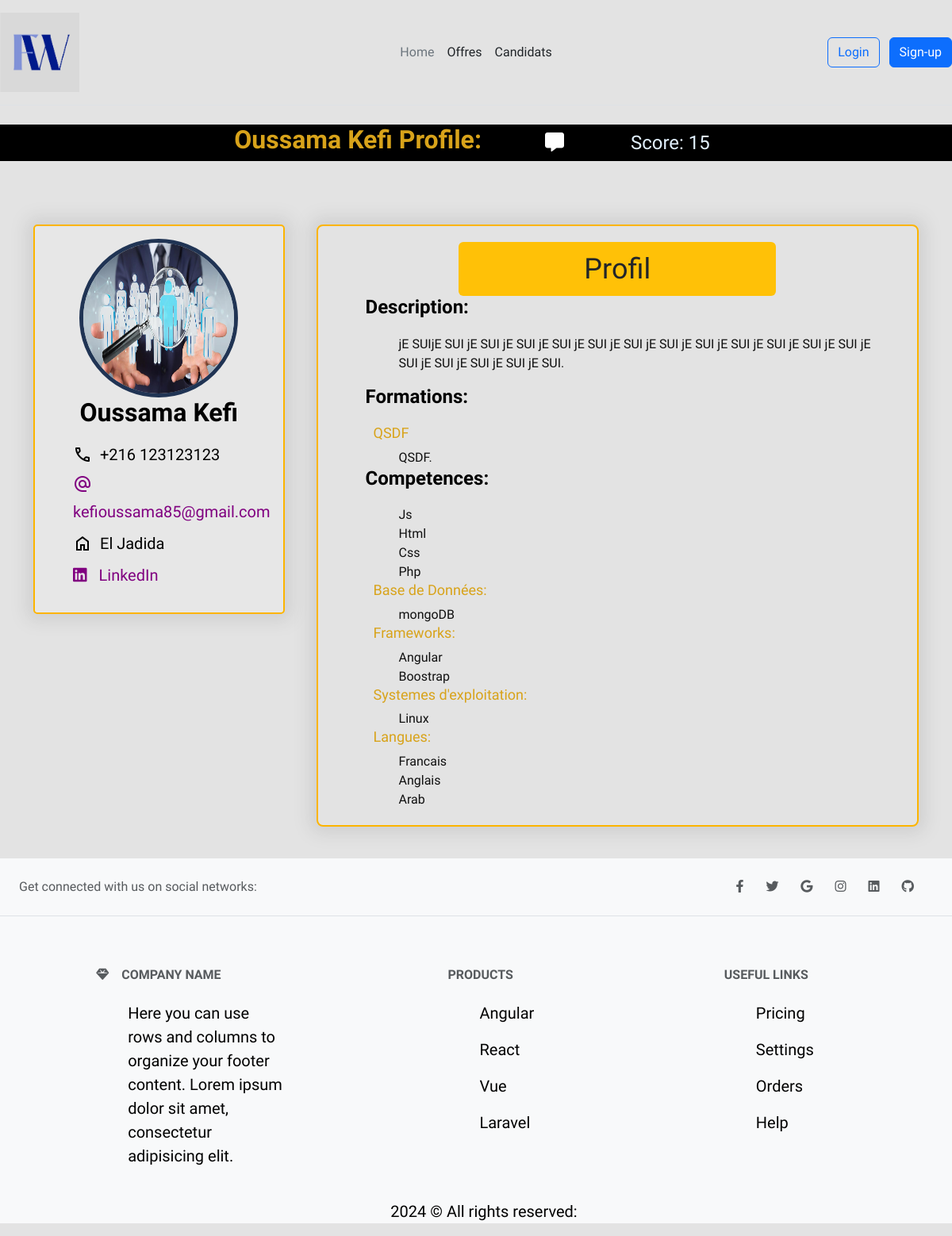
Screenshot of /profil_candidat.php?id=31 with the database file from the repository.
### tables this page shows
CREATE TABLE `candidats` (
  `Id_cand` int(11) NOT NULL,
  `Nom` varchar(30) NOT NULL,
  `Prenom` varchar(30) NOT NULL,
  `Telephone` int(11) NOT NULL,
  `EmailCandidat` text NOT NULL,
  `PasswordCandidat` text NOT NULL,
  `DatedeNaissance` date NOT NULL,
  `Ville` varchar(30) NOT NULL
);

CREATE TABLE `cv` (
  `Id_cv` int(11) NOT NULL,
  `Id_candidat` int(11) NOT NULL,
  `NiveauEtude` text NOT NULL,
  `Score` int(11) NOT NULL,
  `Photo` varchar(20) NOT NULL COMMENT 'Photo du Candidat',
  `Description` text NOT NULL,
  `categorie` text DEFAULT NULL,
  `LinkedIn` text NOT NULL
);

CREATE TABLE `formations` (
  `Id_formation` int(11) NOT NULL,
  `Diplome` varchar(10) NOT NULL,
  `Etablissement` varchar(30) NOT NULL,
  `Ville` varchar(20) NOT NULL,
  `AnneeDebut` year(4) NOT NULL,
  `AnneeFin` year(4) NOT NULL,
  `Id_Candidat` int(11) NOT NULL,
  `Id_cv` int(11) NOT NULL
);

CREATE TABLE `langages_de_programmation` (
  `id_lng_prog` int(11) NOT NULL,
  `Langage` varchar(10) NOT NULL,
  `Id_Candidat` int(11) NOT NULL,
  `Id_cv` int(11) NOT NULL
);

CREATE TABLE `base_de_donnees` (
  `Id_bdd` int(11) NOT NULL,
  `NomBdd` varchar(10) NOT NULL,
  `Id_candidat` int(11) NOT NULL,
  `Id_cv` int(11) NOT NULL
);

CREATE TABLE `frameworks` (
  `Id_framework` int(11) NOT NULL,
  `NomFramework` varchar(10) NOT NULL,
  `Id_Candidat` int(11) NOT NULL,
  `Id_cv` int(11) NOT NULL
);

CREATE TABLE `langues` (
  `Id_langue` int(11) NOT NULL,
  `Langue` varchar(10) NOT NULL,
  `Niveau` varchar(10) NOT NULL,
  `Id_candidat` int(11) NOT NULL,
  `Id_cv` int(11) NOT NULL
);

### includes/functions.inc.php (called while the page is built, shortened)
<?php
function getBaseDeDonnees($cnx, $idcd) {
    $sql = "SELECT * FROM base_de_donnees WHERE Id_candidat = '$idcd'";
    $exec = $cnx->query($sql);
    return $exec->fetchAll();
}
function getFormations($cnx, $idcd) {
    $sql = "SELECT * FROM formations WHERE Id_candidat = '$idcd'";
    $exec = $cnx->query($sql);
    return $exec->fetchAll();
}
function getFrameworks($cnx, $idcd) {
    $sql = "SELECT * FROM frameworks WHERE Id_candidat = '$idcd'";
    $exec = $cnx->query($sql);
    return $exec->fetchAll();
}
function getLangues($cnx, $idcd) {
    $sql = "SELECT * FROM langues WHERE Id_candidat = '$idcd'";
    $exec = $cnx->query($sql);
    return $exec->fetchAll();
}
function getLangagesDeProgrammation($cnx, $idcd) {
    $sql = "SELECT * FROM langages_de_programmation WHERE Id_candidat = '$idcd'";
    $exec = $cnx->query($sql);
    return $exec->fetchAll();
}
function getSystemeDExploitation($cnx, $idcd) {
    $sql = "SELECT * FROM `systeme_d'exploitaion` WHERE Id_candidat = '$idcd'";
    $exec = $cnx->query($sql);
    return $exec->fetchAll();
}
function getPersonalCV($cnx, $idcd) {
    $sql = "SELECT * FROM `cv` WHERE Id_candidat = '$idcd'";
    $exec = $cnx->query($sql);
    return $exec->fetch();
}
function getCandidat($cnx, $idcd){
    $sql = "SELECT * FROM `candidats` WHERE `id_cand` = '$idcd'";
    $sth = $cnx->query($sql);
    $result = $sth->fetchAll();
    return $result;
}
function getLinkedInByUser($cnx, $idcd){
    $sql = "SELECT LinkedIn FROM `cv` WHERE `Id_candidat` = '$idcd'";
    $sth = $cnx->query($sql);
    $result = $sth->fetch();
    return $result;
}

### profil_candidat.php (the view, shortened to what this page needs)
<?php
include "link1.php";
include_once "includes/database_connect.inc.php";
include "includes/functions.inc.php";
?>
<?php
include "header.php";
$id = getCandidatByID($cnx, $_GET['id']);
if(!isset($_SESSION["id_recruteur"]) && !isset($_SESSION["id_admin"]) && !isset($_SESSION["user"])){
if($id["id_cand"] == $_SESSION["id_candidat"]){
    $idcd = $id["id_cand"];
    $self = true;
}
else if(isset($_GET['id'])){
    $idcd = $_GET['id'];
}}
else {
    $idcd = $_GET['id'];
}
$result = getCandidat($cnx, $idcd);
$result3 = getLinkedInByUser($cnx, $idcd);
$zero = "+216 ";
$db = getBaseDeDonnees($cnx, $idcd);
$formations = getFormations($cnx, $idcd);
$framework = getFrameworks($cnx, $idcd);
$langue = getLangues($cnx, $idcd);
$prog = getLangagesDeProgrammation($cnx, $idcd);
$se = getSystemeDExploitation($cnx, $idcd);
$personal = getPersonalCV($cnx, $idcd);
?>
     <div style="    display: flex;
    align-items: center;
    background-color: black;
    justify-content: center;
    gap: 5rem;">
        <?php
        if(isset($_SESSION["user"]))
        {
            ?>
        <h1 id="title">Mon Profile: </h1>
        <?php }else{ ?>
        <h1 id="title"><?php echo  $result[0]["Prenom"]." ".$result[0]["Nom"]; ?> Profile: </h1>
        <?php } ?>
        <div>
           <a href="contact.php"><i id="icon" style="margin-right: 50px;" class="fa-solid fa-message fa-2x"></i></a>
           <span class="score">Score: <?php echo $personal["Score"] ;?></span>
        </div>
    </div>
     <div class="container">
        <div class="info">
            <h1 id="img_title"><img id="profil_pic" src="<?php echo $personal["Photo"] ;?>" alt="photo">
            <?php foreach($result as $row){
                echo $row['Prenom']." ".$row['Nom'] ;
                }?>
            </h1>
            <ul>
                <li><span class="material-symbols-outlined">
                    </span><?php  foreach($result as $row){
                    echo  $zero."".$row['Telephone'];
                     }?></li>
                <li><a href=
                    <?php  foreach($result as $row){
                    echo $row['EmailCandidat'];
                     }?>>
                <span class="material-symbols-outlined">
                    </span>
                    <?php  foreach($result as $row){
                    echo $row['EmailCandidat'];
                     }?></a>
                </li>
                <li><span class="material-symbols-outlined">
                    home </span>
                    <?php  foreach($result as $row){
                    echo $row['Ville'];
                     }?></li>
                <li><a href="
                    <?php echo $result3['LinkedIn'];?>"
                     ><i id="linkedin" style="margin-right: 15px;" class="fa-brands fa-linkedin"></i>LinkedIn</a></li>
            </ul>
        </div>
        <div id="candidat" class="candidat" style="display:block;">
            <div class="options">
                <div><button class="btn" id="profil">Profil</button></a></div>
            </div>
            <div id="div_profil">
                <h1 class="candidat">Description: </h1>
                <p class="cv"><?php echo $personal["Description"] ?>.</p>
                <h1 class="candidat">Formations: </h1>
                <?php foreach($formations as $formation){?>
                <h2 id="h2" class="candidat"><?php echo $formation["Diplome"];?></h2>
                <li class="cv"><?php echo $formation["Etablissement"];}?>.</li>
                <h1 class="candidat">Competences: </h1>
                <h2 class="candidat"><?php foreach($prog as $progr){ ?></h2>
                <li class="cv"><?php echo $progr["Langage"] ;}?></li>
                <h2 class="candidat">Base de Données: </h2>
                <h2 class="candidat"><?php foreach($db as $datab){ ?></h2>
                <li class="cv"><?php echo $datab["NomBdd"] ;}?></li>
                <h2 class="candidat">Frameworks: </h2>
                <h2 class="candidat"><?php foreach($framework as $fram){ ?></h2>
                <li class="cv"><?php echo $fram["NomFramework"] ;}?></li>
                <h2 class="candidat">Systemes d'exploitation: </h2>
                <h2 class="candidat"><?php foreach($se as $sys){ ?></h2>
                <li class="cv"><?php echo $sys["NomSystemeExploitation"] ;}?></li>
                <h2 class="candidat">Langues: </h2>
                <?php foreach($langue as $lng){?>
                    <li class="cv"><?php echo $lng["Langue"] ;}?></li>
            </div>
     </div></div>
<?php
include "footer.php";
?>

### link1.php (shortened to what this page needs)
<!DOCTYPE html>
<html lang="fr">
<head>
<link rel="stylesheet" href="https://cdnjs.cloudflare.com/ajax/libs/font-awesome/6.3.0/css/all.min.css"/>
<link href="https://cdn.jsdelivr.net/npm/bootstrap@5.3.0-alpha1/dist/css/bootstrap.min.css" rel="stylesheet">
<link rel="stylesheet" href="style1.css">

### header.php (shortened to what this page needs)
<header class="d-flex flex-wrap align-items-center justify-content-center justify-content-md-between py-3 mb-4 border-bottom">
  <a href="/" class="d-flex align-items-center col-md-3 mb-2 mb-md-0 text-dark text-decoration-none">
    <img src="Images/logo.jpg" alt="logo" width="100" height="100">
  </a>
  <ul class="nav col-12 col-md-auto mb-2 justify-content-center mb-md-0">
    <li><a href="index.php" class="nav-link px-2 link-secondary">Home</a></li>
    <li><a href="list_offres.php" class="nav-link px-2 link-dark">Offres</a></li>
    <li><a href="list_candidats.php" class="nav-link px-2 link-dark">Candidats</a></li>
    </ul>
  <div class="col-md-3 text-end">
    <?php if(isset($_SESSION["id_candidat"]) || isset($_SESSION["id_recruteur"])|| isset($_SESSION["id_admin"]))
    {
    ?>
    <a href="includes/logout.php" type="button" class="btn btn-outline-primary me-2">Deconnexion</a>
    <?php }else{
    ?>
    <a href="login.php" type="button" class="btn btn-outline-primary me-2">Login</a>
    <a href="typeinscription.php" type="button" class="btn btn-primary">Sign-up</a>
    <?php } ?>
  </div>
</header>

### footer.php
<footer>
    <footer class="text-center text-lg-start bg-light text-muted">
        <section class="d-flex justify-content-center justify-content-lg-between p-4 border-bottom">
            <div class="me-5 d-none d-lg-block">
                <span>Get connected with us on social networks:</span>
            </div>
            <div>
                <a href="" class="me-4 text-reset">
                    <i class="fab fa-facebook-f"></i>
                </a>
                <a href="" class="me-4 text-reset">
                    <i class="fab fa-twitter"></i>
                </a>
                <a href="" class="me-4 text-reset">
                    <i class="fab fa-google"></i>
                </a>
                <a href="" class="me-4 text-reset">
                    <i class="fab fa-instagram"></i>
                </a>
                <a href="" class="me-4 text-reset">
                    <i class="fab fa-linkedin"></i>
                </a>
                <a href="" class="me-4 text-reset">
                    <i class="fab fa-github"></i>
                </a>
            </div>
        </section>
        <section class="">
            <div class="container text-center text-md-start mt-5">
                <div class="row mt-3">
                    <div class="col-md-3 col-lg-4 col-xl-3 mx-auto mb-4">
                        <h6 class="text-uppercase fw-bold mb-4">
                            <i class="fas fa-gem me-3"></i>Company name
                        </h6>
                        <p>
                            Here you can use rows and columns to organize your footer content. Lorem ipsum
                            dolor sit amet, consectetur adipisicing elit.
                        </p>
                    </div>
                    <div class="col-md-2 col-lg-2 col-xl-2 mx-auto mb-4">
                        <h6 class="text-uppercase fw-bold mb-4">
                            Products
                        </h6>
                        <p>
                            <a href="#!" class="text-reset">Angular</a>
                        </p>
                        <p>
                            <a href="#!" class="text-reset">React</a>
                        </p>
                        <p>
                            <a href="#!" class="text-reset">Vue</a>
                        </p>
                        <p>
                            <a href="#!" class="text-reset">Laravel</a>
                        </p>
                    </div>
                    <div class="col-md-3 col-lg-2 col-xl-2 mx-auto mb-4">
                        <h6 class="text-uppercase fw-bold mb-4">
                            Useful links
                        </h6>
                        <p>
                            <a href="#!" class="text-reset">Pricing</a>
                        </p>
                        <p>
                            <a href="#!" class="text-reset">Settings</a>
                        </p>
                        <p>
                            <a href="#!" class="text-reset">Orders</a>
                        </p>
                        <p>
                            <a href="#!" class="text-reset">Help</a>
                        </p>
                    </div>
                </div>
            </div>
        </section>
        <p class="text-center">
            2024 © All rights reserved:
        </p>
</footer>

### style1.css (style rules this page uses)
footer { height: fit-content; margin-top: 40px; }
a { text-decoration: none; }
div.info { display: flex; flex-direction: column; background-color: #ffffff24; border-radius: 5px; box-sizing: content-box; padding: 1rem; box-shadow: 0px 0px 20px 9px #8080802e; border: 2px solid #fcb400; }
div.candidat { border-radius: 8px; height: fit-content; margin-left: 40px; padding: 20px 20px; box-sizing: content-box; box-shadow: 0px 0px 20px 9px #8080802e; border: 2px solid #fcb400; }
.candidat h1 { color: #000000; margin-left: 40px; margin-bottom: 20px; font-weight: 700; font-size: x-large; }
h2 { color: #D8A31A; margin-left: 50px; font-size: large; }
.score { font-size: x-large; background-color: #000000; color: #E2F1FF; border-radius: 5px; margin-left: 30px; }
.container { margin-top: 80px; display: flex; align-items: flex-start ; justify-content: space-evenly; }
div.info > ul > li { margin-top: 10px; font-size: 20px; list-style-type: none; color: black; display: flex; flex-direction: row; align-items: center; }
div.info a { color: purple; text-decoration: none; }
span { margin-right: 10px; }
.options { display: flex; justify-content: space-around; gap: 1rem; }
#profil { font-size: 36px; width: 400px; height: fit-content; background-color: #ffc107; }
p { color: #000000; padding-left: 40px; padding-right: 20px; font-size: 20px; text-decoration: none; }
#title { color: #D8A31A; font-size: xx-large; font-weight: 900; }
#icon { color: #ffffff; cursor: pointer; font-size: x-large; }
#profil_pic { border: 5px #203454 solid; width: 200px; height: 200px; border-radius: 50%; }
#img_title { color: #000000; display: flex; flex-direction: column; justify-content: center; align-items: center; font-weight: 700; font-size: xx-large !important; }
.cv { font-size: medium; margin-left: 50px; text-decoration: none; color: #101010; list-style: none; padding-left: 2rem; }

### rows the page displays
candidats: Prenom "Oussama", Nom "Kefi", Telephone "123123123", EmailCandidat "kefioussama85@gmail.com", Ville "El Jadida"
cv: Score "15", Photo (picture), Description "jE SUIjE SUI jE SUI jE SUI jE SUI jE SUI jE SUI jE SUI jE SUI jE SUI jE SUI jE SUI jE SUI jE SUI jE SUI jE SUI jE SUI jE SUI"
formations: Diplome "QSDF", Etablissement "QSDF"
langages_de_programmation: Langage "Js"
langages_de_programmation: Langage "Html"
langages_de_programmation: Langage "Css"
langages_de_programmation: Langage "Php"
base_de_donnees: NomBdd "mongoDB"
frameworks: NomFramework "Angular"
frameworks: NomFramework "Boostrap"
systeme_d'exploitaion: NomSystemeExploitation "Linux"
langues: Langue "Francais"
langues: Langue "Anglais"
langues: Langue "Arab"
